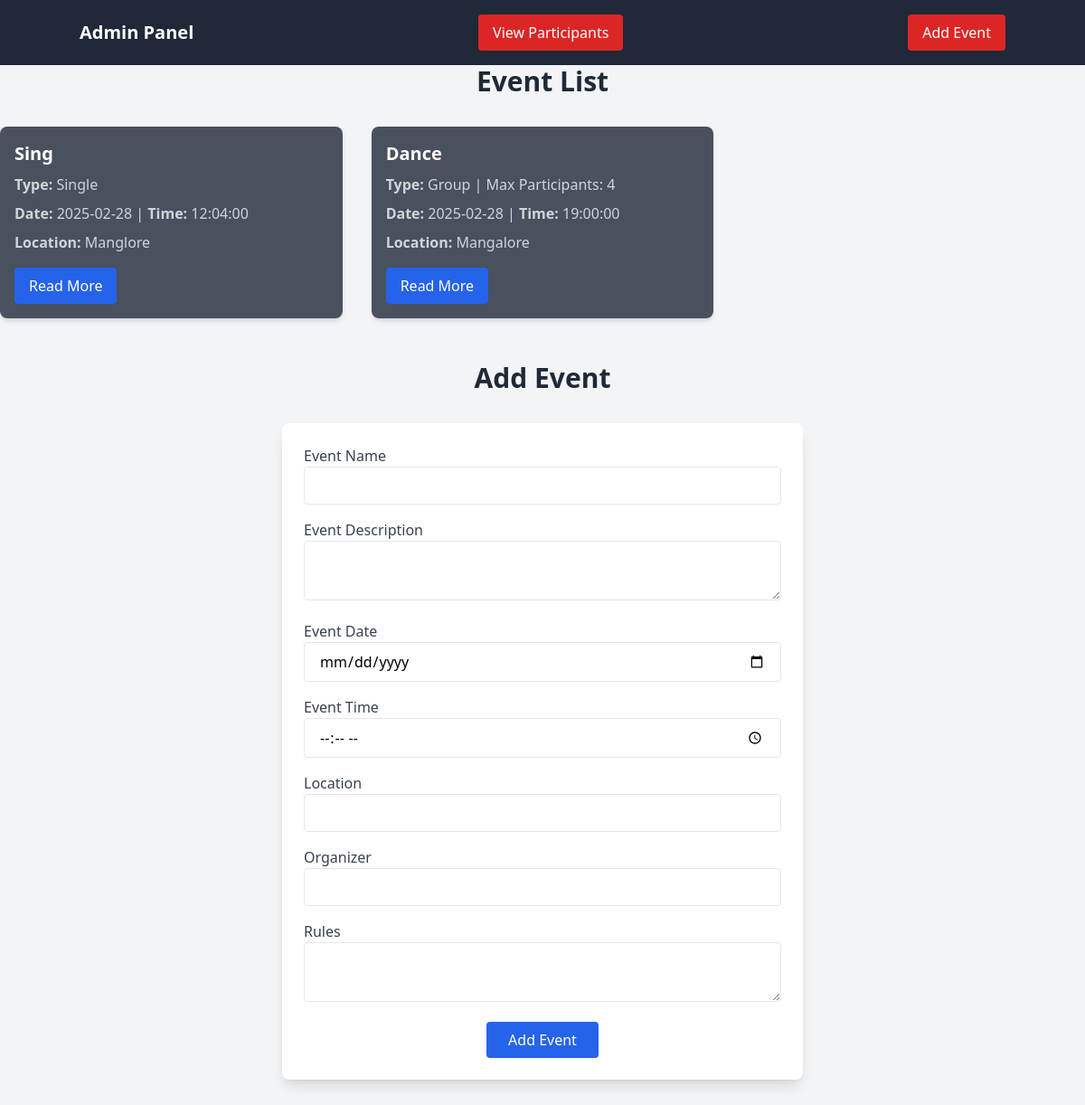
Page /admin/index.php on the earlier database version.
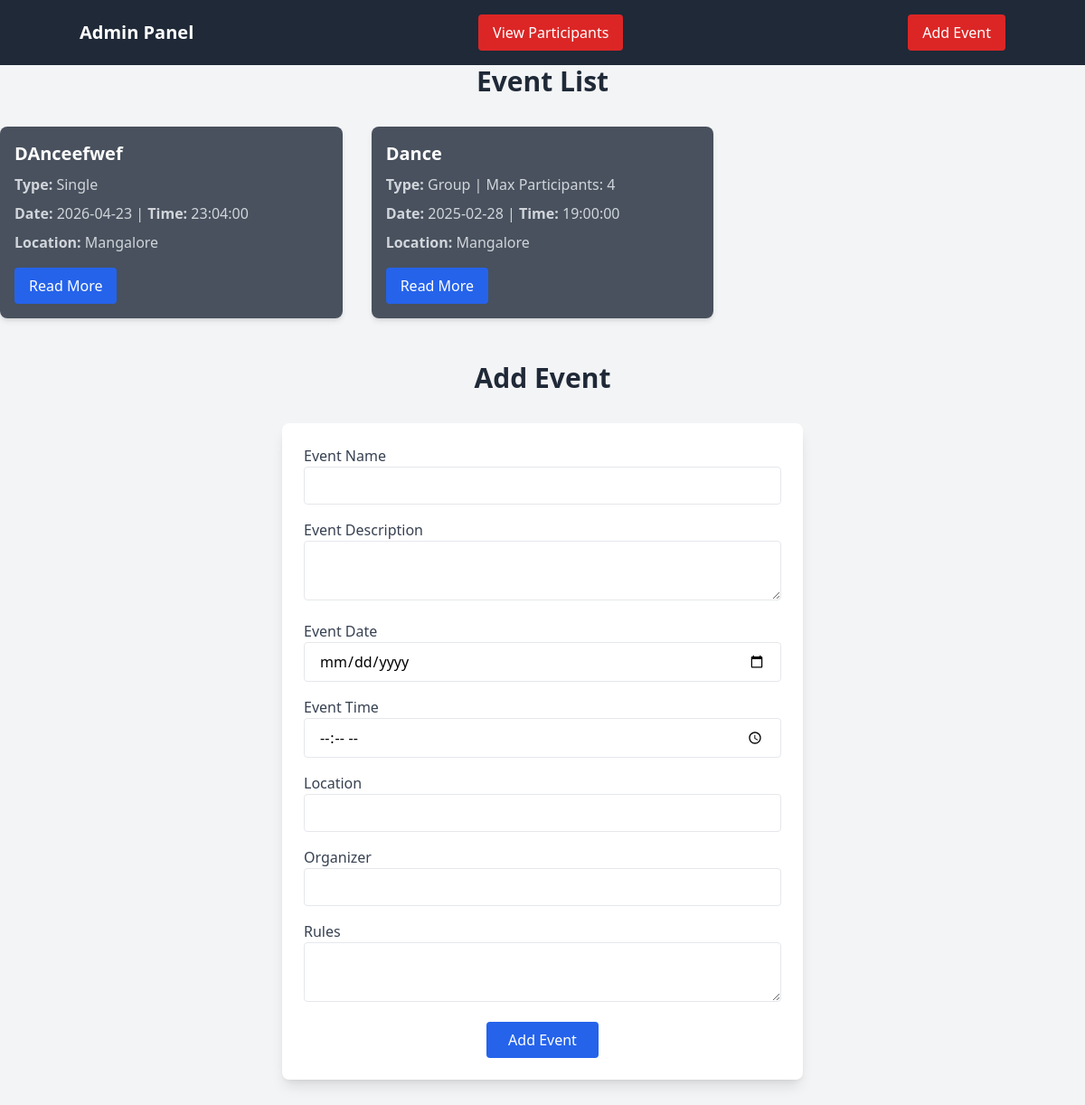
Same page on the later database version.
### tables this page shows
CREATE TABLE `Events` (
  `EventID` int(11) NOT NULL,
  `EventName` varchar(150) NOT NULL,
  `EventDescription` text NOT NULL,
  `EventDate` date NOT NULL,
  `EventTime` time NOT NULL,
  `Location` varchar(255) DEFAULT NULL,
  `Organizer` varchar(100) DEFAULT NULL,
  `CreatedAt` timestamp NOT NULL DEFAULT current_timestamp(),
  `rules` text DEFAULT NULL,
  `EventType` enum('Single','Group') NOT NULL DEFAULT 'Single',
  `MaxParticipants` int(11) DEFAULT NULL
);

### admin/index.php (the view, shortened to what this page needs)
<!DOCTYPE html>
<html lang="en">
<head>
    <script src="https://cdn.tailwindcss.com"></script>
</head>
<body class="bg-gray-100 ">
<header class="bg-gray-800 text-white py-4">
        <div class="container mx-auto flex justify-between items-center">
            <h1 class="text-xl font-bold">Admin Panel</h1>
            <a href="view.php" class="bg-red-600 px-4 py-2 rounded hover:bg-red-700">View Participants</a>
            <a href="#add-event" class="bg-red-600 px-4 py-2 rounded hover:bg-red-700">Add Event</a>
        </div>
    </header>
    <h2 class="text-3xl font-bold text-center text-gray-800 mb-8">Event List</h2>
    <div class="grid grid-cols-1 sm:grid-cols-2 lg:grid-cols-3 gap-8">
        <?php
        $con = Connect_Database();
        $query = "SELECT * FROM Events ORDER BY CreatedAt DESC";
        $result = mysqli_query($con, $query);
        while ($row = mysqli_fetch_assoc($result)) {
            $eventType = $row['EventType'];
            $maxParticipants = $eventType === 'Group' ? " | Max Participants: {$row['MaxParticipants']}" : "";
            $eventID = $row['EventID'];
            echo '
            <div class="bg-gray-800 bg-opacity-80 shadow-md rounded-lg overflow-hidden">
                <div class="p-4">
                    <h3 class="text-xl font-bold text-white">' . $row['EventName'] . '</h3>
                    <p class="mt-2 text-gray-300"><strong>Type:</strong> ' . $eventType . $maxParticipants . '</p>
                    <p class="mt-2 text-gray-300"><strong>Date:</strong> ' . $row['EventDate'] . ' | <strong>Time:</strong> ' . $row['EventTime'] . '</p>
                    <p class="mt-2 text-gray-300"><strong>Location:</strong> ' . $row['Location'] . '</p>
                    <button onclick="viewDetails(' . $eventID . ')" class="mt-4 bg-blue-600 text-white px-4 py-2 rounded hover:bg-blue-700">Read More</button>
                </div>
            </div>
            ';
        }
        ?>
    </div>
    <section id="add-event" class="container mx-auto py-12">
    <h2 class="text-3xl font-bold text-center text-gray-800 mb-8">Add Event</h2>
    <form method="POST" action="./serverScriptAdmin/Handling.php" enctype="multipart/form-data" class="max-w-xl mx-auto bg-white p-6 shadow-lg rounded-lg">
        <div class="mb-4">
            <label for="event_name" class="block text-gray-700 font-medium">Event Name</label>
            <input type="text" id="event_name" name="event_name" class="w-full px-4 py-2 border rounded focus:ring-2 focus:ring-blue-500" required>
        </div>
        <div class="mb-4">
            <label for="event_description" class="block text-gray-700 font-medium">Event Description</label>
            <textarea id="event_description" name="event_description" class="w-full px-4 py-2 border rounded focus:ring-2 focus:ring-blue-500" required></textarea>
        </div>
        <div class="mb-4">
            <label for="event_date" class="block text-gray-700 font-medium">Event Date</label>
            <input type="date" id="event_date" name="event_date" class="w-full px-4 py-2 border rounded focus:ring-2 focus:ring-blue-500" required>
        </div>
        <div class="mb-4">
            <label for="event_time" class="block text-gray-700 font-medium">Event Time</label>
            <input type="time" id="event_time" name="event_time" class="w-full px-4 py-2 border rounded focus:ring-2 focus:ring-blue-500" required>
        </div>
        <div class="mb-4">
            <label for="location" class="block text-gray-700 font-medium">Location</label>
            <input type="text" id="location" name="location" class="w-full px-4 py-2 border rounded focus:ring-2 focus:ring-blue-500" required>
        </div>
        <div class="mb-4">
            <label for="organizer" class="block text-gray-700 font-medium">Organizer</label>
            <input type="text" id="organizer" name="organizer" class="w-full px-4 py-2 border rounded focus:ring-2 focus:ring-blue-500" required>
        </div>
        <div class="mb-4">
            <label for="rules" class="block text-gray-700 font-medium">Rules</label>
            <textarea id="rules" name="rules" class="w-full px-4 py-2 border rounded focus:ring-2 focus:ring-blue-500"></textarea>
        </div>
        <div class="text-center">
            <button type="submit" name="add_event" class="bg-blue-600 text-white px-6 py-2 rounded hover:bg-blue-700">Add Event</button>
        </div>
    </form>
</section>
</body>
</html>

Differences in the rows shown:
removed events: EventName "Sing", EventType "Single", EventDate "2025-02-28", EventTime "12:04:00", Location "Manglore"
added events: EventName "DAnceefwef", EventType "Single", EventDate "2026-04-23", EventTime "23:04:00", Location "Mangalore"
